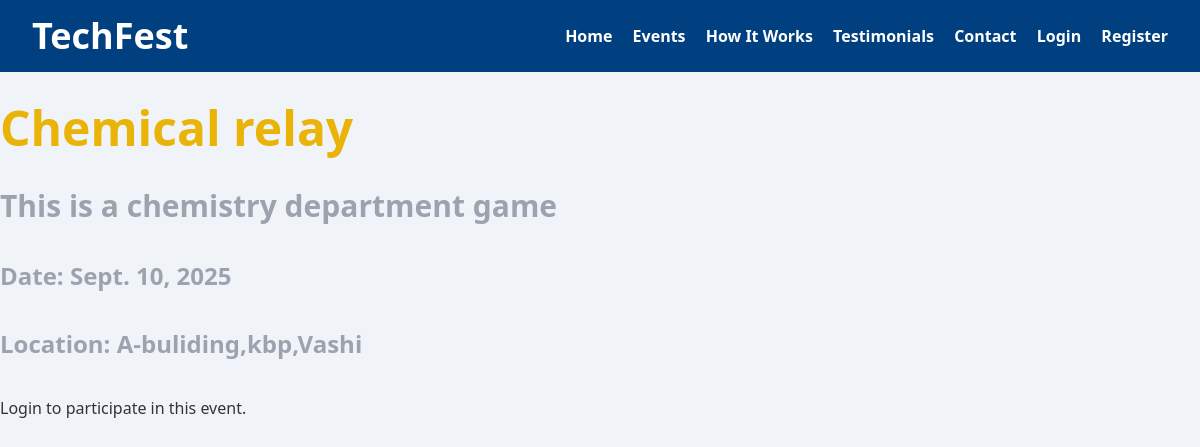
/event/2/, run on the app's committed database.
### events/models.py (models this page shows, shortened)
class Event(models.Model):
    title = models.CharField(max_length=200)
    description = models.TextField()
    date = models.DateField()
    location = models.CharField(max_length=200)
    created_at = models.DateTimeField(auto_now_add=True)

### events/views.py (the view)
# urls.py: path('event/<int:event_id>/', views.event_detail, name='event_detail'),
def event_detail(request, event_id):
    event = get_object_or_404(Event, pk=event_id)
    participated = False
    if request.user.is_authenticated:
        participated = Participation.objects.filter(user=request.user, event=event).exists()
    return render(request, 'events/event_detail.html', {'event': event, 'participated': participated})

### events/templates/events/event_detail.html (shortened to what this page needs)
{% extends 'events/base.html' %}
{% block content %}
<h2 class="text-5xl font-bold mb-3 text-yellow-500 ">{{ event.title }}</h2><br>
<p class="text-3xl font-bold mb-3 text-gray-400 ">{{ event.description }}</p><br>
<p class="text-2xl font-bold mb-3 text-gray-400 "><strong>Date:</strong> {{ event.date }}</p> <br>
<p class="text-2xl font-bold mb-3 text-gray-400 "><strong>Location:</strong> {{ event.location }}</p><br>
{% if user.is_authenticated %}
    {% if participated %}
        <p class="text-xl  text-green-900 md:text-2xl lg:text-3xl font-light mb-10 animate-fade-in-up animate-delay-50">You have already registered for this event.</p>
    {% else %}
        <form method="post" action="{% url 'participate_event' event.id %}">
            {% csrf_token %}
            <button type="submit" class="bg-red-500 text-gray-900 font-bold py-3 px-8 rounded-full text-lg hover:bg-yellow-500 transition duration-300 shadow-lg transform hover:scale-105">Participate</button>
        </form>
    {% endif %}
{% else %}
    <p><a href="{% url 'login' %}">Login</a> to participate in this event.</p>
{% endif %}
{% endblock %}

### events/static/events/style.css (style rules this page uses)
body { font-family: 'Segoe UI', Tahoma, Geneva, Verdana, sans-serif; background: #f0f4f8; color: #333; }

### data on the page
Event: title "Chemical relay", description "This is a chemistry department game", date "Sept. 10, 2025", location "A-buliding,kbp,Vashi"
